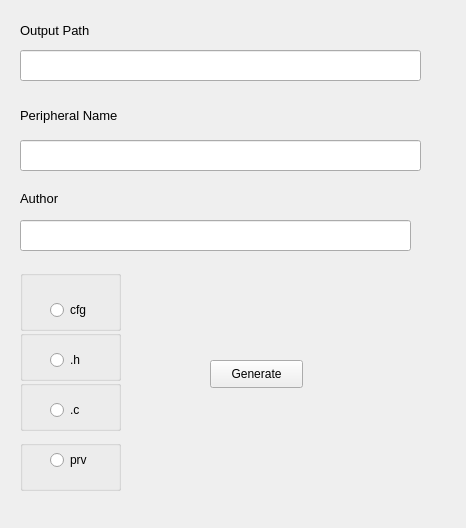
<?xml version="1.0" encoding="UTF-8"?>
<ui version="4.0">
 <class>Form</class>
 <widget class="QWidget" name="Form">
  <property name="geometry">
   <rect>
    <x>0</x>
    <y>0</y>
    <width>466</width>
    <height>528</height>
   </rect>
  </property>
  <property name="windowTitle">
   <string>Form</string>
  </property>
  <widget class="QPushButton" name="Generate_pushButton">
   <property name="geometry">
    <rect>
     <x>210</x>
     <y>360</y>
     <width>93</width>
     <height>28</height>
    </rect>
   </property>
   <property name="text">
    <string>Generate</string>
   </property>
  </widget>
  <widget class="QLineEdit" name="Path_lineEdit">
   <property name="geometry">
    <rect>
     <x>20</x>
     <y>50</y>
     <width>401</width>
     <height>31</height>
    </rect>
   </property>
  </widget>
  <widget class="QLineEdit" name="Periperal_lineEdit">
   <property name="geometry">
    <rect>
     <x>20</x>
     <y>140</y>
     <width>401</width>
     <height>31</height>
    </rect>
   </property>
  </widget>
  <widget class="QLineEdit" name="Author_lineEdit">
   <property name="geometry">
    <rect>
     <x>20</x>
     <y>220</y>
     <width>391</width>
     <height>31</height>
    </rect>
   </property>
  </widget>
  <widget class="QLabel" name="Path_label">
   <property name="geometry">
    <rect>
     <x>20</x>
     <y>20</y>
     <width>101</width>
     <height>21</height>
    </rect>
   </property>
   <property name="font">
    <font>
     <pointsize>10</pointsize>
    </font>
   </property>
   <property name="text">
    <string>Output Path</string>
   </property>
  </widget>
  <widget class="QLabel" name="peripheral_label_">
   <property name="geometry">
    <rect>
     <x>20</x>
     <y>100</y>
     <width>131</width>
     <height>31</height>
    </rect>
   </property>
   <property name="font">
    <font>
     <pointsize>10</pointsize>
    </font>
   </property>
   <property name="text">
    <string>Peripheral Name</string>
   </property>
  </widget>
  <widget class="QLabel" name="Author_label">
   <property name="geometry">
    <rect>
     <x>20</x>
     <y>190</y>
     <width>55</width>
     <height>16</height>
    </rect>
   </property>
   <property name="font">
    <font>
     <pointsize>10</pointsize>
    </font>
   </property>
   <property name="text">
    <string>Author</string>
   </property>
  </widget>
  <widget class="QGroupBox" name="groupBox">
   <property name="geometry">
    <rect>
     <x>20</x>
     <y>270</y>
     <width>101</width>
     <height>61</height>
    </rect>
   </property>
   <property name="title">
    <string/>
   </property>
   <widget class="QRadioButton" name="CFG_radioButton">
    <property name="geometry">
     <rect>
      <x>30</x>
      <y>30</y>
      <width>95</width>
      <height>20</height>
     </rect>
    </property>
    <property name="text">
     <string>cfg</string>
    </property>
   </widget>
  </widget>
  <widget class="QGroupBox" name="groupBox_4">
   <property name="geometry">
    <rect>
     <x>20</x>
     <y>330</y>
     <width>101</width>
     <height>51</height>
    </rect>
   </property>
   <property name="title">
    <string/>
   </property>
   <widget class="QRadioButton" name="H_radioButton">
    <property name="geometry">
     <rect>
      <x>30</x>
      <y>20</y>
      <width>95</width>
      <height>20</height>
     </rect>
    </property>
    <property name="text">
     <string>.h</string>
    </property>
   </widget>
  </widget>
  <widget class="QGroupBox" name="groupBox_5">
   <property name="geometry">
    <rect>
     <x>20</x>
     <y>380</y>
     <width>101</width>
     <height>51</height>
    </rect>
   </property>
   <property name="title">
    <string/>
   </property>
   <widget class="QRadioButton" name="C_radioButto">
    <property name="geometry">
     <rect>
      <x>30</x>
      <y>20</y>
      <width>95</width>
      <height>20</height>
     </rect>
    </property>
    <property name="text">
     <string>.c</string>
    </property>
   </widget>
  </widget>
  <widget class="QGroupBox" name="groupBox_6">
   <property name="geometry">
    <rect>
     <x>20</x>
     <y>440</y>
     <width>101</width>
     <height>51</height>
    </rect>
   </property>
   <property name="title">
    <string/>
   </property>
   <widget class="QRadioButton" name="PRV_radioButton">
    <property name="geometry">
     <rect>
      <x>30</x>
      <y>10</y>
      <width>95</width>
      <height>20</height>
     </rect>
    </property>
    <property name="text">
     <string>prv</string>
    </property>
   </widget>
  </widget>
 </widget>
 <resources/>
 <connections/>
</ui>
